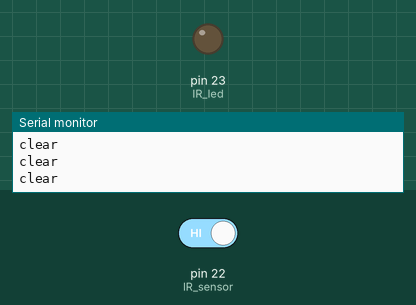
Simulated run of this sketch. Board: Arduino Mega 2560, built with avr-gcc and run on an emulated ATmega2560. Parts: output pins drawn as LEDs (lit = HIGH), the last lines printed to the serial monitor. Inputs (shaded band) come from the test bench; at power-on: pin 22 (IR_sensor) HIGH.

Above: at 1.4 s.
1.5 s: pin 22 (IR_sensor) driven LOW
At 2.6 s:
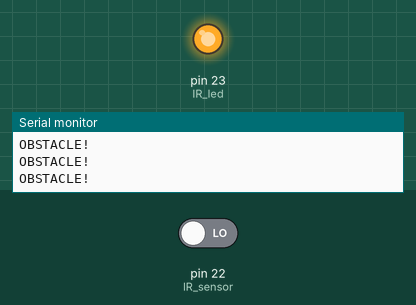
3.0 s: pin 22 (IR_sensor) driven HIGH
At 3.7 s:
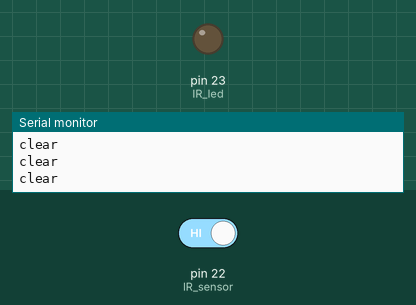
Timing chart, 0 to 6.0 s (numbered marks = the images above; inputs shaded):
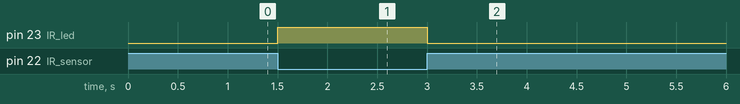

The sketch:

IR_sensor.ino
```cpp
#define IR_sensor 22
#define IR_led 23
int obstacle = 1;
void setup()
{
  pinMode(IR_sensor,INPUT);
  pinMode(IR_led,OUTPUT);
  Serial.begin(9600);
}

void loop()
{
  int obstacle = digitalRead(IR_sensor);
  if (obstacle == 0)
  {
    digitalWrite(IR_led,HIGH);
    Serial.println("OBSTACLE!");
    delay(300);
  }
  else
  {
    digitalWrite(IR_led,LOW);
    Serial.println("clear");
    delay(300);
  }
}
```

Measured:
- after the input at 1.5 s, pin 23 (IR_led): LOW → HIGH at once
- after the input at 3.0 s, pin 23 (IR_led): HIGH → LOW at once
